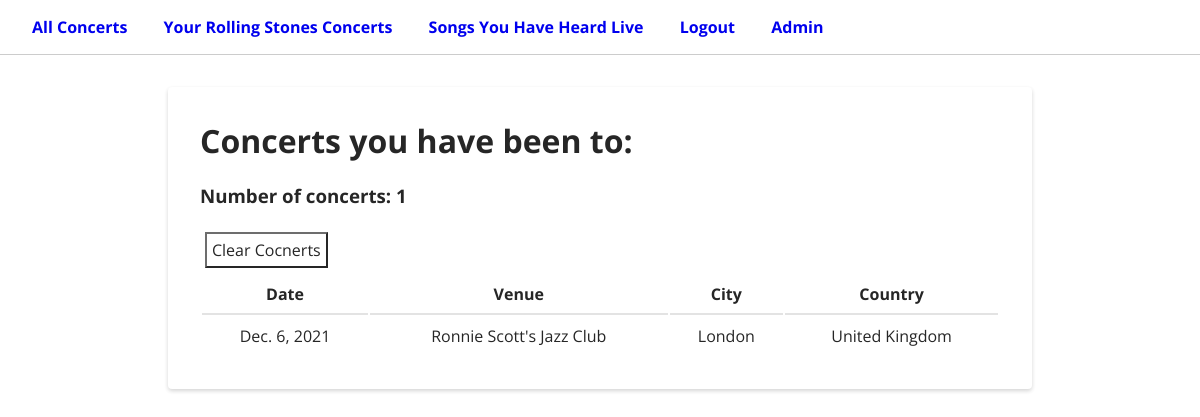
The page /concerts/userconcerts/ (signed in) on the database as committed earlier.
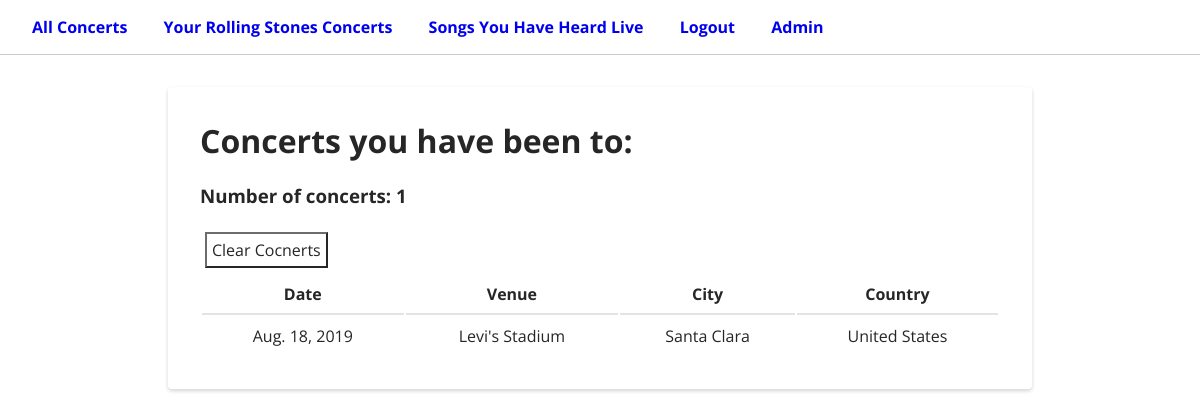
The same page on the database as committed later.
### concerts/models.py (models this page shows, shortened)
class Concert(models.Model):
    venue = models.CharField(max_length=200, null=True)
    concertid = models.CharField(max_length = 200, null=False, default='didnotsaveproperly')
    date = models.DateField(null=True)
    city = models.CharField(max_length=100, null=True)
    country = models.CharField(max_length=200, null=True)
    user = models.ForeignKey(USER_MODEL, related_name="concerts", on_delete=models.CASCADE, null=True)
    song = models.ManyToManyField("Song", blank=True, null=True)

### concerts/views.py (the view)
# urls.py: path('userconcerts/', views.ConcertListView.as_view(), name='user_concert_list'),
class ConcertListView(LoginRequiredMixin, ListView):
    model = Concert
    template_name = "concerts/userconcerts.html"
    def get_queryset(self):
        queryset = Concert.objects.filter(user=self.request.user).order_by('-date')
        return queryset

### concerts/templates/concerts/userconcerts.html (shortened to what this page needs)
{% extends 'base.html' %}
{% block content %}
  <main>
    <div class="project-list">
      <h1>Concerts you have been to: </h1>
    {%if concert_list %}
    <h3>Number of concerts: {{concert_list|length}} </h3>
    <form method="Post" action="{% url 'delete_user_concerts_and_songs' %}">
        <button>Clear Cocnerts</button>
      </form>
    <table>
    <thead>
        <tr>
            <th>Date</th>
            <th>Venue</th>
            <th>City</th>
            <th>Country</th>
        </tr>
    </thead>
    {% for concert in concert_list %}
        <tbody>
            <tr>
                <td>{{ concert.date }}</td>
                <td>{{ concert.venue }}</td>
                <td>{{ concert.city }}</td>
                <td>{{ concert.country }}</td>
            </tr>
        </tbody>
    {% endfor %}
</table>
{% else %}
You're lame and have never been to a Rolling Stones concert.
{%endif%}
</div>
</main>
{% endblock content %}

Rows that differ between the two databases and show on the page:
removed Concert: date "Dec. 6, 2021", venue "Ronnie Scott's Jazz Club", city "London", country "United Kingdom"
added Concert: date "Aug. 18, 2019", venue "Levi's Stadium", city "Santa Clara", country "United States"
